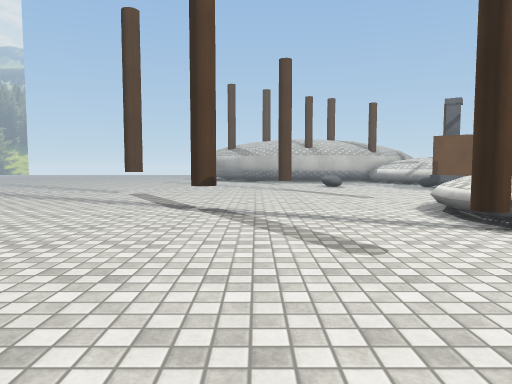
[1] (above)

24 first-person views from a walk through a scene from a Unity 3-D project. The camera is 1.2 m above the floor, tilts 4° down and sees 70° across. The floor is counted in squares, 1 m on a side. Each view is taken from the middle of a square. On the plan, view 1 faces up. The plan holds only what a view shows up to about 15 squares ahead; the rest is blank. The place goes on beyond the plan. The player character is not drawn. Some surface patterns are stand-ins.

[2]
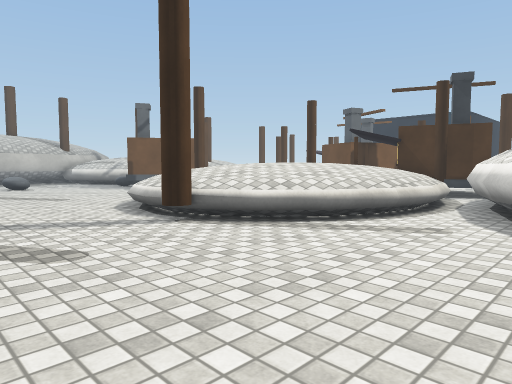

[3]
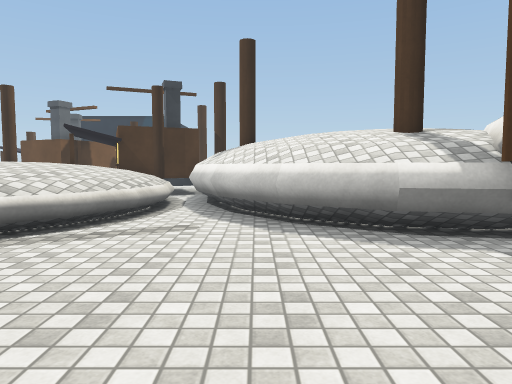

[4]
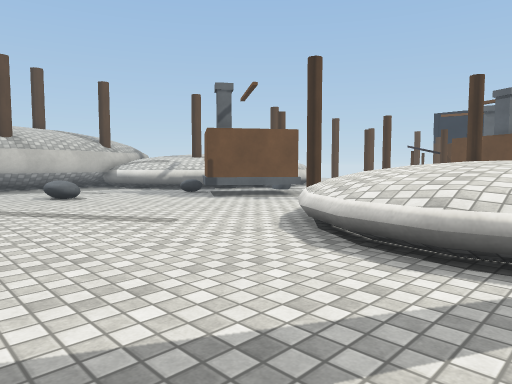

[5]
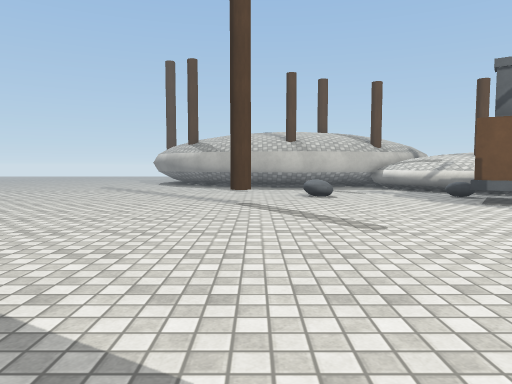

[6]
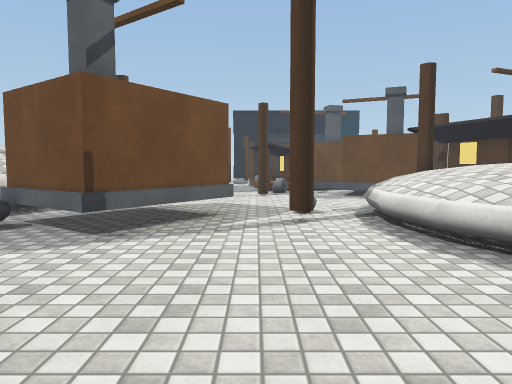

[7]
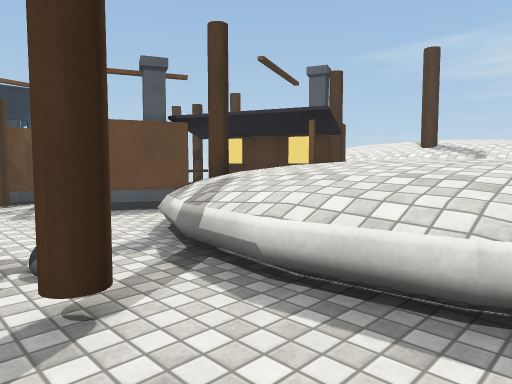

[8]
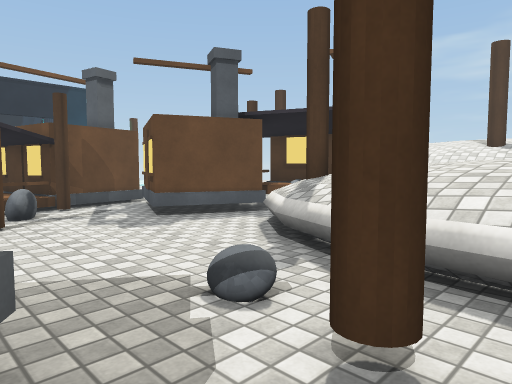

[9]
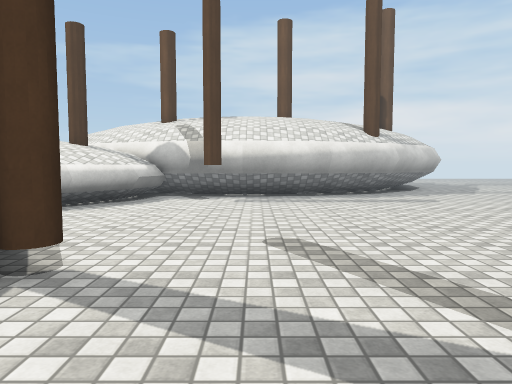

[10]
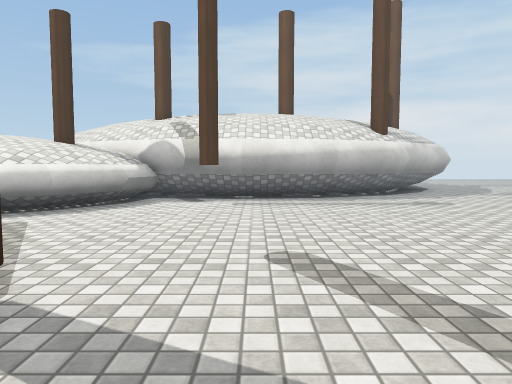

[11]
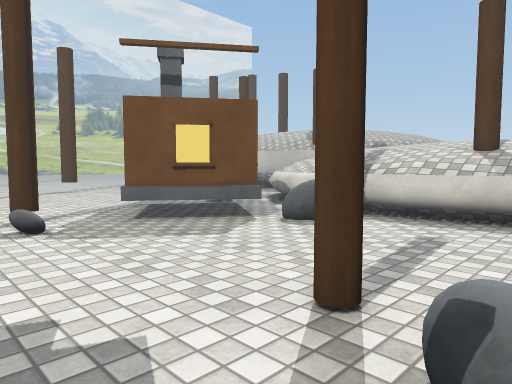

[12]
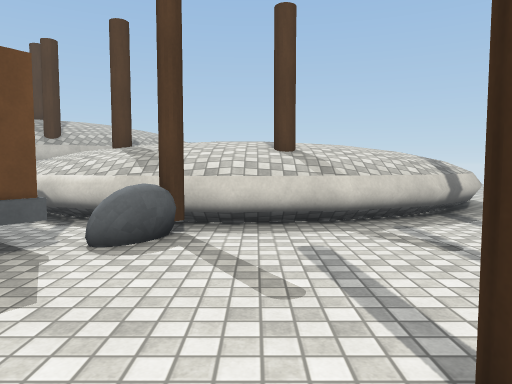

[13]
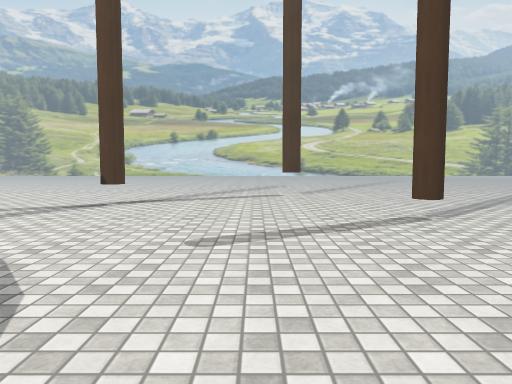

[14]
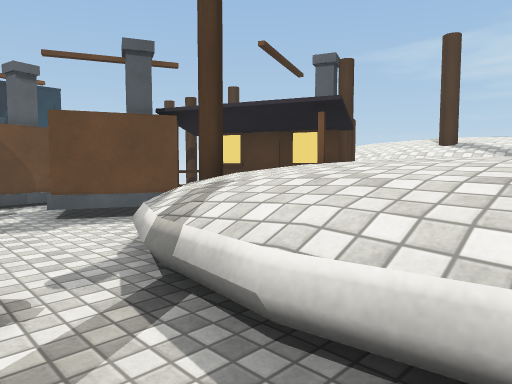

[15]
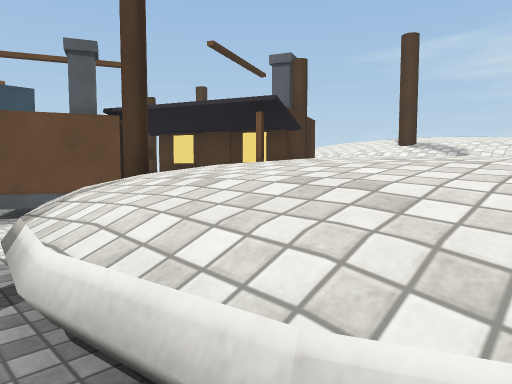

[16]
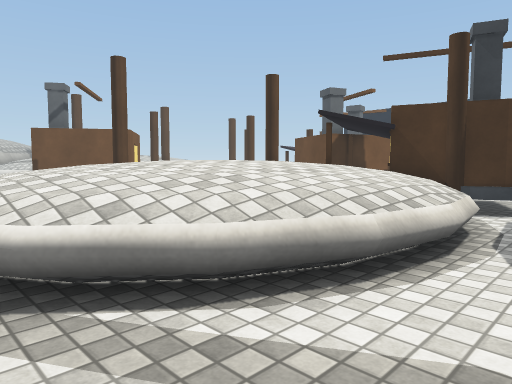

[17]
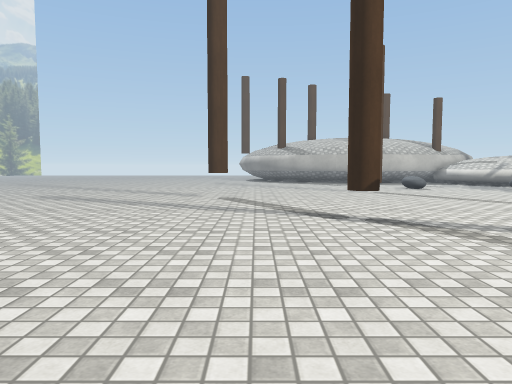

[18]
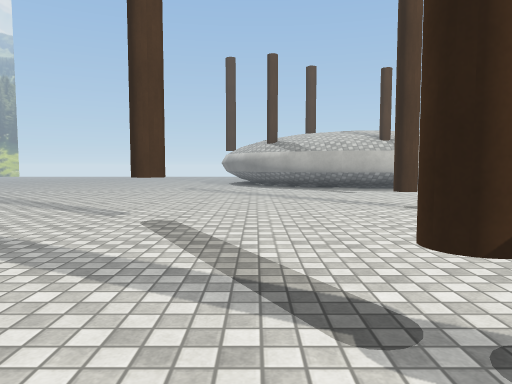

[19]
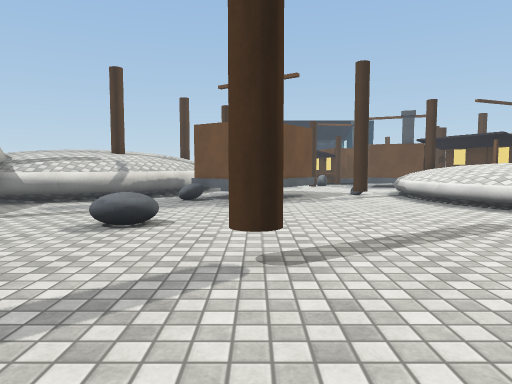

[20]
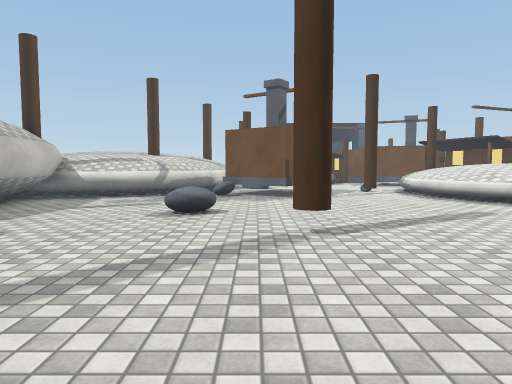

[21]
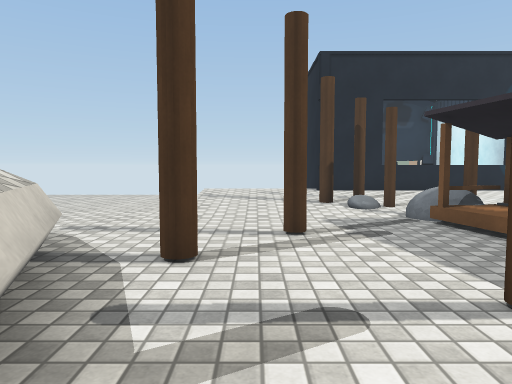

[22]
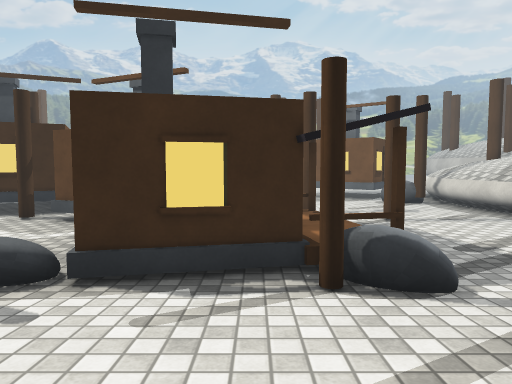

[23]
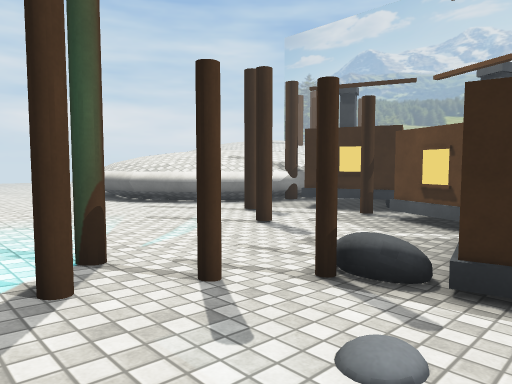

[24]
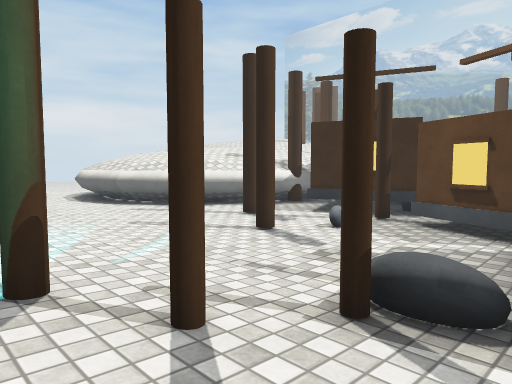

### Floor plan
Key: @ floor where view 1 was taken; # wall or solid block; x gap in a wall; . main floor; : floor 0.25 m higher than the main floor; / step, stairs or slope; = window, fence, low wall or low ledge; ^ raised ledge; T thing the floor can be seen under or through; O other object.
Columns run from 5 left of view 1 to 32 right of it. Each row starts with its distance up from view 1.
 23 ..............  =^^^^^^O^^^=.......
 22 .........=.......x^^^^^^^^=......////
 21 ...............##  =#O^==..O.....:::/
 20 ...............#  ^=#............:::/
 19 ......OO......##  ^T=.......OO...:::/
 18 ...............^^ T......O.......O::##
 17 O...............##............../:O:#
 16 O......................O.  ..O#=O:::#
 15 ................O.......==##  #O.:::=
 14 ..........................O####..:::=
 13 .............^^^^^^.......##  #..:::=
 12 ...........=^^^^^^^^=..OOO##  #..:::=
 11 ....O......^^^^^^^^OO.OOOOO# .#/.:::=
 10 ...OO.....^^^^^^^^^^ ^OOOOO....OO:::
  9 ..........^^^^^  ^    ^OOO......O:O
  8 ..........^^^^^       ###........O:
  7 .........OO^^^^^^   ##^^^O.......::
  6 ...........^^^^^^^  ^   #...O....::
  5 ...........=^^^^^^^ O   #........::
  4 .............^^^^^^.#^^x..O....../
  3  ...............^^^^^^OO..........
  2  .............^^^^^^^^^^^^........
  1 .............^^^^ O     ^^^.......
  0 .....@......#^^          ^^#......
 -1 ...........#^^            ^^#.. .
 -2 ........OO.#^OO            ^#.. .
 -3 ...##########OO             ^....
 -4 .######  ###                ^. ..
 -5 ###

Positions as (right, up) in squares from view 1, and headings:
1: (0, 0), facing up
2: (0, 0), facing up-right
3: (0, 1), facing right
4: (0, 7), facing up-right
5: (2, 7), facing up
6: (3, 16), facing right
7: (8, 16), facing down-right
8: (10, 17), facing down-right
9: (2, 11), facing down
10: (2, 10), facing down
11: (20, 13), facing up-left
12: (17, 14), facing up
13: (10, 15), facing left
14: (9, 15), facing down-right
15: (8, 14), facing down-right
16: (5, 2), facing up-right
17: (-4, 2), facing up
18: (-3, 8), facing up
19: (-3, 19), facing right
20: (-5, 20), facing right
21: (17, 20), facing right
22: (30, 14), facing left
23: (30, 13), facing down-left
24: (29, 12), facing down-left
